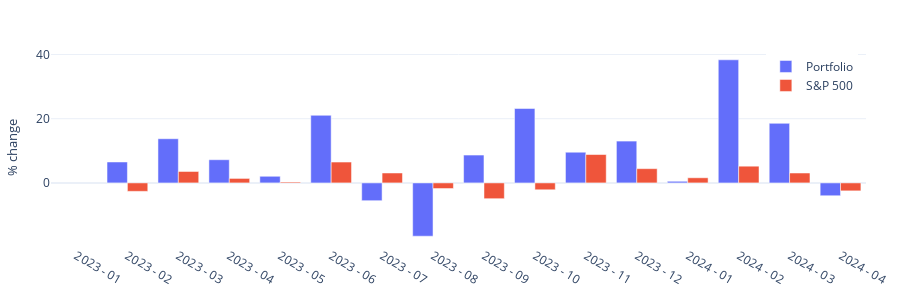

Here is the notebook cell this chart was saved with:
### Markdown cell above
Portfolio Value Visualized.

### Code cell
df = plotlydf_portfval[['date', 'ptf_growth', 'sp500_growth']].copy().round(3)
df['month'] = df.date.dt.month_name()  # date column should be formatted as datetime
df['weekday'] = df.date.dt.day_name()  # could be interesting to analyze weekday returns later
df['year'] = df.date.dt.year
df['weeknumber'] = df.date.dt.week    # could be interesting to try instead of timeperiod
df['timeperiod'] = df.year.astype(str) + ' - ' + df.date.dt.month.astype(str).str.zfill(2)

# getting the percentage change for each period. the first period will be NaN
sp = df.reset_index().groupby('timeperiod').last()['sp500_growth'].pct_change()*100
ptf = df.reset_index().groupby('timeperiod').last()['ptf_growth'].pct_change()*100
plotlydf_growth_compare = pd.merge(ptf, sp, on='timeperiod').reset_index().round(3)
plotlydf_growth_compare.head()

# Plotly part
fig_growth2 = go.Figure()
fig_growth2.layout.template = CHART_THEME
fig_growth2.add_trace(go.Bar(
    x=plotlydf_growth_compare.timeperiod,
    y=plotlydf_growth_compare.ptf_growth.round(2),
    name='Portfolio'
))
fig_growth2.add_trace(go.Bar(
    x=plotlydf_growth_compare.timeperiod,
    y=plotlydf_growth_compare.sp500_growth.round(2),
    name='S&P 500',
))
fig_growth2.update_layout(barmode='group')
fig_growth2.layout.height=300
fig_growth2.update_layout(margin = dict(t=50, b=50, l=25, r=25))
fig_growth2.update_layout(
    xaxis_tickfont_size=12,
    yaxis=dict(
        title='% change',
        titlefont_size=13,
        tickfont_size=12,
        ))

fig_growth2.update_layout(legend=dict(
    yanchor="top",
    y=0.99,
    xanchor="right",
    x=0.99))
fig_growth2.show()

### Figure 1 — Plotly figure (JSON) as saved in the notebook; plotly's stock layout.template omitted (floating-point values rounded to 4 significant figures)
{"data": [{"name": "Portfolio", "type": "bar", "x": ["2023 - 01", "2023 - 02", "2023 - 03", "2023 - 04", "2023 - 05", "2023 - 06", "2023 - 07", "2023 - 08", "2023 - 09", "2023 - 10", "2023 - 11", "2023 - 12", "2024 - 01", "2024 - 02", "2024 - 03", "2024 - 04"], "y": [null, 6.52, 13.76, 7.22, 2.07, 21.06, -5.54, -16.6, 8.68, 23.17, 9.56, 13.03, 0.51, 38.35, 18.56, -4]}, {"name": "S&P 500", "type": "bar", "x": ["2023 - 01", "2023 - 02", "2023 - 03", "2023 - 04", "2023 - 05", "2023 - 06", "2023 - 07", "2023 - 08", "2023 - 09", "2023 - 10", "2023 - 11", "2023 - 12", "2024 - 01", "2024 - 02", "2024 - 03", "2024 - 04"], "y": [null, -2.63, 3.56, 1.4, 0.28, 6.5, 3.09, -1.75, -4.92, -2.14, 8.84, 4.44, 1.6, 5.21, 3.08, -2.48]}], "layout": {"barmode": "group", "height": 300, "legend": {"x": 0.99, "xanchor": "right", "y": 0.99, "yanchor": "top"}, "margin": {"b": 50, "l": 25, "r": 25, "t": 50}, "xaxis": {"tickfont": {"size": 12}}, "yaxis": {"tickfont": {"size": 12}, "title": {"font": {"size": 13}, "text": "% change"}}}}
